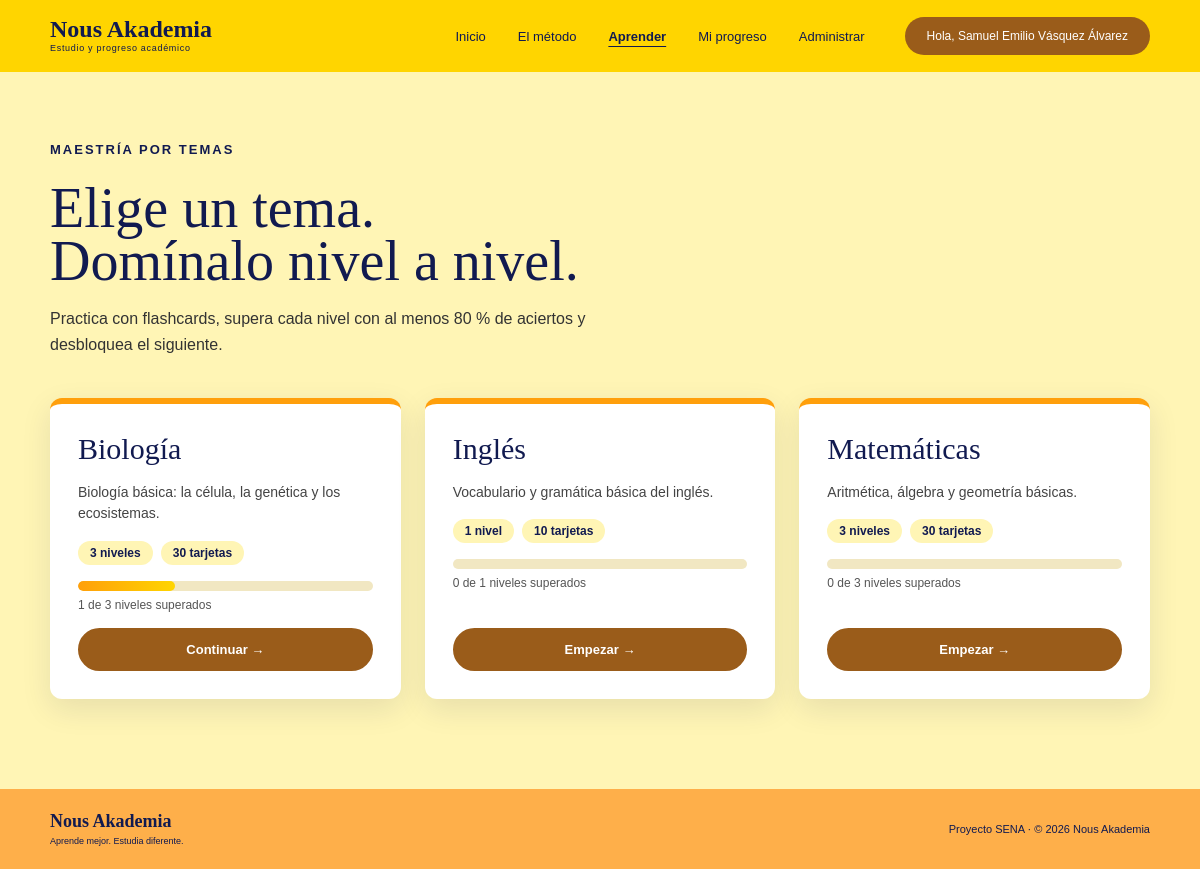
Screenshot of /ProyectoSenaFinal/Vistas/temas.php (signed in) with the database file from the repository.
### tables this page shows
CREATE TABLE `temas` (
  `id_tema` int(11) NOT NULL,
  `nombre` varchar(100) NOT NULL,
  `descripcion` varchar(500) NOT NULL DEFAULT '',
  `fecha_creacion` datetime NOT NULL DEFAULT current_timestamp()
);

### ProyectoSenaFinal/Datos/Tema/TemaDAO.php (called while the page is built, shortened)
<?php
require_once __DIR__ . "/../../Config/conexionBDD.php";
class TemaDAO
{
    private $conexion;
    public function __construct()
    {
        global $conexion;
        $this->conexion = $conexion;
    }
    public function listarTemas()
    {
        $sql = "SELECT
                    t.id_tema,
                    t.nombre,
                    t.descripcion,
                    COUNT(DISTINCT n.id_nivel) AS total_niveles,
                    COUNT(f.id_flashcard) AS total_flashcards
                FROM temas t
                LEFT JOIN niveles n
                    ON n.id_tema = t.id_tema
                LEFT JOIN flashcards f
                    ON f.id_nivel = n.id_nivel
                GROUP BY t.id_tema, t.nombre, t.descripcion
                ORDER BY t.nombre ASC";
        $resultado = $this->conexion->query($sql);
        $temas = [];
        while ($fila = $resultado->fetch_assoc()) {
            $temas[] = $fila;
        }
        return $temas;
    }
}
?>

### ProyectoSenaFinal/Vistas/temas.php (the view, shortened to what this page needs)
<?php
require_once __DIR__ . "/../Config/sesion.php";
require_once __DIR__ . "/../Datos/Tema/TemaDAO.php";
$idUsuario = requerirSesion();
$temaDAO = new TemaDAO();
$nivelDAO = new NivelDAO();
$temas = $temaDAO->listarTemas();
foreach ($temas as $indice => $tema) {
    $niveles =
        $nivelDAO->listarNivelesConEstado(
            $idUsuario,
            intval($tema["id_tema"])
        );
    $aprobados = 0;
    foreach ($niveles as $nivel) {
        if ($nivel["estado"] === "aprobado") {
            $aprobados++;
        }
    }
    $temas[$indice]["aprobados"] = $aprobados;
}
require __DIR__ . "/componentes/cabecera.php";
?>
<main class="pagina">
<div class="contenedor">
    <div class="pagina-cabecera">
        <span class="section-label">
            MAESTRÍA POR TEMAS
        </span>
        <h1>
            Elige un tema.<br>
            Domínalo nivel a nivel.
        </h1>
        <p>
            Practica con flashcards, supera cada nivel con
            al menos <?= PORCENTAJE_APROBACION ?> % de aciertos
            y desbloquea el siguiente.
        </p>
    </div>
    <?php if (count($temas) === 0): ?>
        <div class="tarjeta vacio">
            <h2>Todavía no hay temas.</h2>
            <p>
                El administrador publicará los primeros temas muy pronto.
            </p>
            <?php if (esAdmin()): ?>
                <a href="admin.php" class="btn">
                    Crear el primer tema
                </a>
            <?php endif; ?>
        </div>
    <?php else: ?>
        <div class="tema-grid">
            <?php foreach ($temas as $tema): ?>
                <?php
                $totalNiveles = intval($tema["total_niveles"]);
                $porcentaje =
                    ($totalNiveles > 0)
                        ? round(
                            ($tema["aprobados"] / $totalNiveles) * 100
                        )
                        : 0;
                ?>
                <article class="tema-card">
                    <h2>
                        <?= htmlspecialchars($tema["nombre"]) ?>
                    </h2>
                    <?php if ($tema["descripcion"] !== ""): ?>
                        <p>
                            <?= htmlspecialchars($tema["descripcion"]) ?>
                        </p>
                    <?php endif; ?>
                    <div class="chips">
                        <span class="chip">
                            <?= $totalNiveles ?>
                            <?= $totalNiveles === 1 ? "nivel" : "niveles" ?>
                        </span>
                        <span class="chip">
                            <?= intval($tema["total_flashcards"]) ?> tarjetas
                        </span>
                    </div>
                    <div>
                        <div class="barra">
                            <div class="barra-relleno"
                                 style="width: <?= $porcentaje ?>%"></div>
                        </div>
                        <div class="barra-texto">
                            <?= $tema["aprobados"] ?> de <?= $totalNiveles ?>
                            niveles superados
                        </div>
                    </div>
                    <a href="tema.php?id=<?= intval($tema["id_tema"]) ?>"
                       class="btn">
                        <?= $tema["aprobados"] > 0
                            ? "Continuar"
                            : "Empezar" ?> →
                    </a>
                </article>
            <?php endforeach; ?>
        </div>
    <?php endif; ?>
</div>
</main>
<?php require __DIR__ . "/componentes/pie.php"; ?>

### ProyectoSenaFinal/CSS/estilos.css (style rules this page uses)
* { box-sizing: border-box; margin: 0; padding: 0; }
html { scroll-behavior: smooth; }
body { font-family: Arial, Helvetica, sans-serif; color: #111a50; background: #ffffff; }
a { text-decoration: none; }
.section-label { display: block; color: #111a50; font-size: 13px; font-weight: bold; letter-spacing: 2px; margin-bottom: 25px; }

### ProyectoSenaFinal/CSS/maestria.css (style rules this page uses)
:root { --amarillo: #ffd500; --naranja: #ff9f0b; --naranja-claro: #feaf4a; --crema: #fff5b5; --cafe: #9a5c1a; --azul: #111a50; --texto: #222222; --borde: #e5e0d8; --verde: #238b45; --rojo: #b3261e; --sombra: 0 10px 30px rgba(17, 26, 80, .10); }
.pagina { background: var(--crema); min-height: 70vh; padding: 70px 50px 90px; }
.contenedor { max-width: 1100px; margin: 0 auto; }
.pagina-cabecera { margin-bottom: 40px; }
.pagina-cabecera h1, .practica-cabecera h1 { font-family: Georgia, "Times New Roman", serif; font-size: 56px; font-weight: 400; line-height: .95; color: var(--azul); margin-bottom: 18px; }
.pagina-cabecera p { max-width: 580px; font-size: 16px; line-height: 1.6; color: #333; }
.btn { display: inline-block; border: 2px solid var(--cafe); background: var(--cafe); color: #ffffff; padding: 12px 24px; border-radius: 30px; font-family: Arial, Helvetica, sans-serif; font-size: 13px; font-weight: bold; cursor: pointer; transition: .2s; }
.chips { display: flex; flex-wrap: wrap; gap: 8px; }
.chip { display: inline-block; padding: 5px 12px; border-radius: 20px; background: #fff5b5; color: var(--azul); font-size: 12px; font-weight: bold; }
.barra { height: 10px; background: #f1e7c2; border-radius: 10px; overflow: hidden; }
.barra-relleno { height: 100%; background: linear-gradient(90deg, var(--naranja), var(--amarillo)); border-radius: 10px; transition: width .4s; }
.barra-texto { margin-top: 7px; font-size: 12px; color: #555; }
.tema-grid { display: grid; grid-template-columns: repeat(auto-fill, minmax(300px, 1fr)); gap: 24px; }
.tema-card { display: flex; flex-direction: column; gap: 16px; background: #ffffff; border-radius: 12px; border-top: 6px solid var(--naranja); padding: 28px; box-shadow: var(--sombra); transition: .25s; }
.tema-card h2 { font-family: Georgia, "Times New Roman", serif; font-size: 30px; font-weight: 400; color: var(--azul); }
.tema-card p { font-size: 14px; line-height: 1.55; color: #444; }
.tema-card .btn { margin-top: auto; text-align: center; }

### rows the page displays
temas: nombre "Biología", descripcion "Biología básica: la célula, la genética y los ecosistemas.", totalNiveles "3", shows "niveles", total_flashcards "30", $porcentaje 33 (drawn), aprobados "1", shows "Continuar"
temas: nombre "Inglés", descripcion "Vocabulario y gramática básica del inglés.", totalNiveles "1", shows "nivel", total_flashcards "10", aprobados "0", shows "Empezar"
temas: nombre "Matemáticas", descripcion "Aritmética, álgebra y geometría básicas.", totalNiveles "3", shows "niveles", total_flashcards "30", aprobados "0", shows "Empezar"

### other values shown
$_SESSION["nombre"] "Samuel Emilio Vásquez Álvarez"
PORCENTAJE_APROBACION "80"
